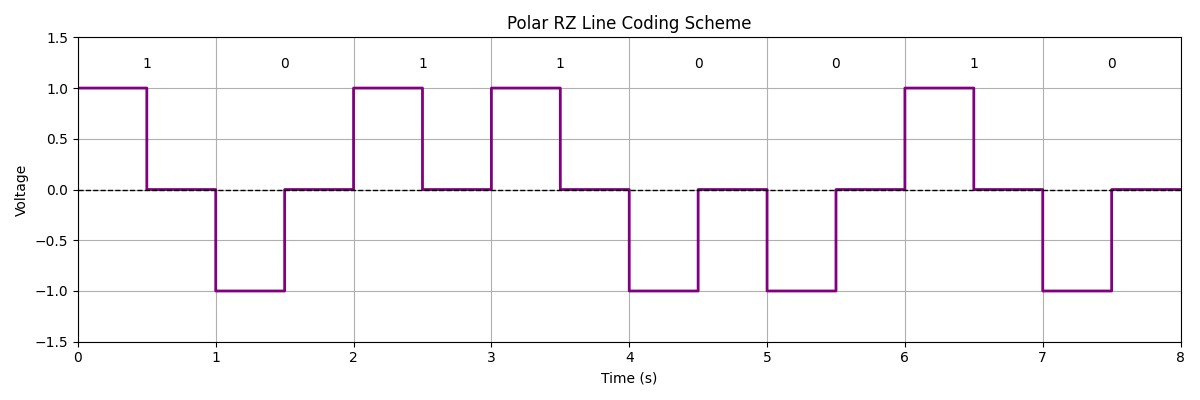

This figure's Python source:
import matplotlib.pyplot as plt
import numpy as np

# Binary data to encode
data = [1, 0, 1, 1, 0, 0, 1, 0]

# Parameters for the signal
bit_duration = 1  # duration of each bit (1 second)
sampling_rate = 1000  # samples per second
samples_per_bit = sampling_rate // 2  # RZ has two levels per bit (half high/low, half zero)

# Time axis for the entire signal
total_time = np.linspace(0, bit_duration * len(data), sampling_rate * len(data), endpoint=False)

# Initialize an array to store the Polar RZ signal
polar_rz_signal = np.zeros(sampling_rate * len(data))

# Loop over each bit in the data and assign Polar RZ values
for i, bit in enumerate(data):
    if bit == 1:
        # For '1', the signal goes to +1 for the first half and then returns to zero
        polar_rz_signal[i * sampling_rate: i * sampling_rate + samples_per_bit] = 1
    elif bit == 0:
        # For '0', the signal goes to -1 for the first half and then returns to zero
        polar_rz_signal[i * sampling_rate: i * sampling_rate + samples_per_bit] = -1

# Plot the Polar RZ signal
plt.figure(figsize=(12, 4))
plt.plot(total_time, polar_rz_signal, drawstyle='steps-post', linewidth=2, color='purple')
plt.axhline(0, color='black', linestyle='--', linewidth=1)  # Add a horizontal line at y=0
plt.title('Polar RZ Line Coding Scheme')
plt.xlabel('Time (s)')
plt.ylabel('Voltage')
plt.grid(True)

# Add bit markers at the top of the plot
for i, bit in enumerate(data):
    plt.text(i * bit_duration + 0.5 * bit_duration, 1.2, f'{bit}', ha='center', color='black')

# Set the y-limits and x-limits to match the signal
plt.ylim(-1.5, 1.5)
plt.xlim(0, len(data) * bit_duration)

# Show the plot
plt.tight_layout()
plt.show()
